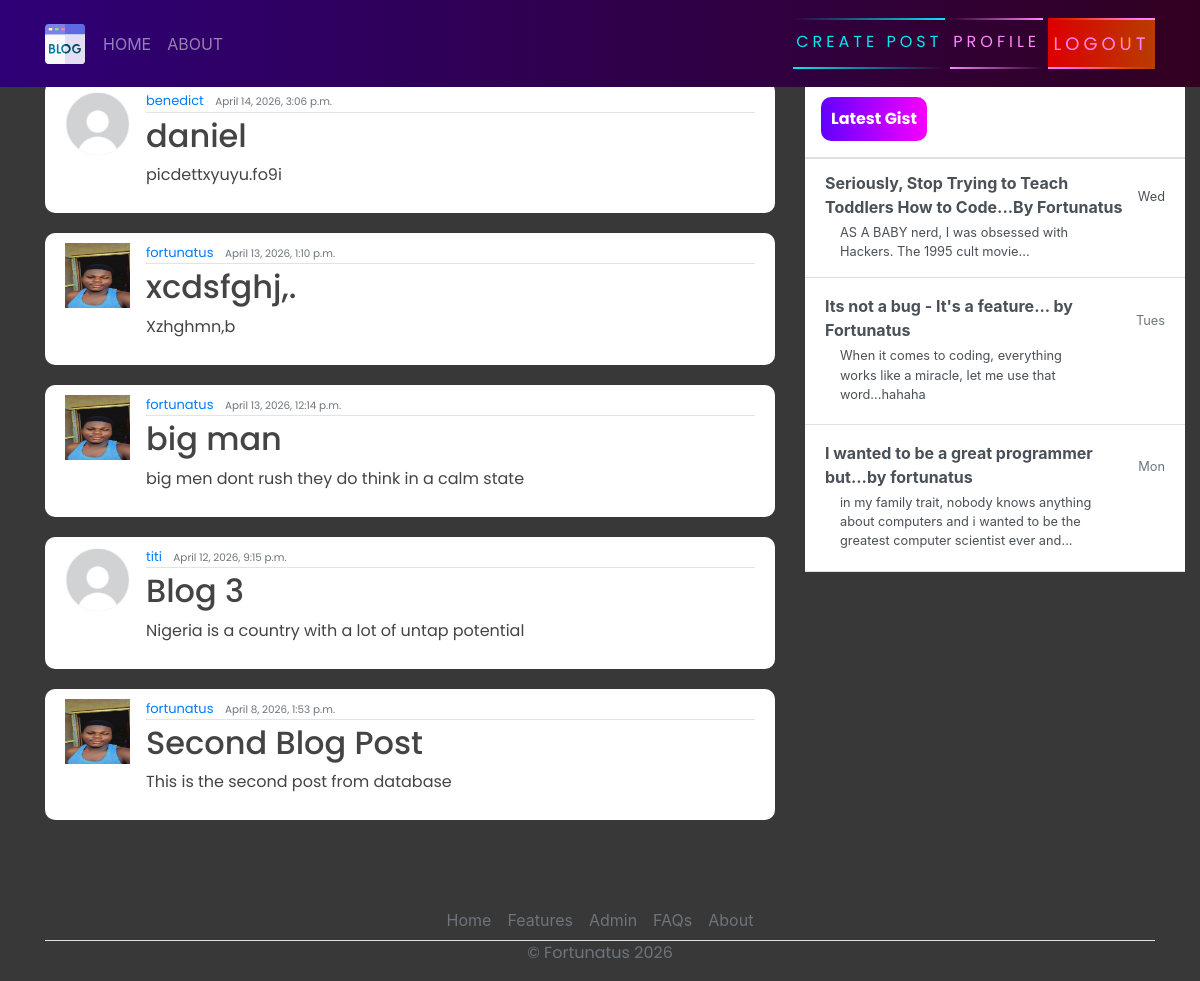
The app's page / (signed in) with its own data.
### blog/models.py (models this page shows, shortened)
class Post(models.Model):
    title = models.CharField(max_length=200)
    content = models.TextField()
    date_posted = models.DateTimeField(default=timezone.now)
    author = models.ForeignKey(User, on_delete=models.CASCADE)

### users/models.py (models this page shows, shortened)
class Profile(models.Model):
    user = models.OneToOneField(User, on_delete=models.CASCADE)
    image = models.ImageField(default='default.jpg', upload_to='profile_pics')

### blog/views.py (the view)
# urls.py: path('', PostListView.as_view(), name="blog-home"),
class PostListView(LoginRequiredMixin, ListView):
    model = Post
    template_name = 'blog/home.html'
    context_object_name = 'posts'
    ordering = ["-date_posted"]

### blog/templates/blog/home.html
{% extends 'blog/base.html' %}
{% block content %}
    {% for posts in posts %}
        <article class="media content-section">
            <img class="rounded-cirlce article-img" src="{{ posts.author.profile.image.url }}" alt="">
            <div class="media-body">
              <div class="article-metadata">
                <a class="mr-2" href="#">{{ posts.author }}</a>
                <small class="text-muted">{{ posts.date_posted }}</small>
              </div>
              <h2><a class="article-title" href="{% url 'blog-detail' posts.id %}">{{ posts.title }}</a></h2>
              <p class="article-content">{{ posts.content }}</p>
            </div>
            <br>
          </article>
    {% endfor  %}
{% endblock content %}

### blog/templates/blog/base.html (shortened to what this page needs)
{% load static %}
<!DOCTYPE html>
<html>
<head>
    <link rel="stylesheet" href="https://maxcdn.bootstrapcdn.com/bootstrap/4.0.0/css/bootstrap.min.css">
    <link rel="stylesheet" href="{% static 'blog/main.css' %}">
</head>
<body>
    <header class="sit e-header">
      <nav class="navbar navbar-expand-md navbar-dark bg-steel fixed-top">
        <div class="container">
          <div class="collapse navbar-collapse" id="navbarToggle">
            <div class="navbar-nav mr-auto">
                {% if user.is_authenticated %}
              <a class="nav-item nav-link" href="{% url 'blog-home' %}">HOME</a>
              <a class="nav-item nav-link" href="{% url 'blog-about' %}">ABOUT</a>
            </div>
            <div class="navbar-nav">
                <a href="{% url 'blog-new' %}" id="auth-links">
                <span></span>
                <span></span>
                Create Post
            </a>
                <a href="{% url 'profile' %}" id="auth-links">
                <span></span>
                <span></span>
                Profile
            </a>
                 <form method="post" action="{% url 'logout' %}" style="display:inline;">
    <button type="submit" id="auth-links">
        <span></span><span></span>
        Logout
    </button>
</form>
                {% endif %}
            </div>
          </div>
        </div>
      </nav>
    </header>
    <main role="main" class="container">
      <div class="row">
          <div class="col-md-8">
          </div>
        <div class="col-md-8">
           {% block content %}{% endblock %}
        </div>
        <div class="col-md-4">
          <div class="content-sectionw">
            <div class="d-flex flex-column align-items-stretch flex-shrink-0 bg-white" style="width: 380px;" style="padding-top: 120px;">
                <a id="list-group" style="text-decoration: none;" href="" class="d-flex align-items-center flex-shrink-0 p-3 link-dark text-decoration-none border-bottom">
                  <span class="fs-5 fw-semibold" id="gist-btn">Latest Gist</span>
                </a>
                <div class="list-group list-group-flush border-bottom scrollarea">
                  <a href="#" class="list-group-item list-group-item-action  lh-tight" aria-current="true">
                    <div class="d-flex w-100 align-items-center justify-content-between">
                      <strong class="mb-1">Seriously, Stop Trying to Teach Toddlers How to Code...By Fortunatus
                    </strong>
                      <small>Wed</small>
                    </div>
                    <div class="col-10 mb-1 small">AS A BABY nerd, I was obsessed with Hackers. The 1995 cult movie... </div>
                  </a>
                  <a href="#" class="list-group-item list-group-item-action py-3 lh-tight">
                    <div class="d-flex w-100 align-items-center justify-content-between">
                      <strong class="mb-1">Its not a bug - It's a feature... by Fortunatus</strong>
                      <small class="text-muted">Tues</small>
                    </div>
                    <div class="col-10 mb-1 small">When it comes to coding, everything works like a miracle, let me use that word...hahaha</div>
                  </a>
                  <a href="#" class="list-group-item list-group-item-action py-3 lh-tight">
                    <div class="d-flex w-100 align-items-center justify-content-between">
                      <strong class="mb-1">I wanted to be a great programmer but...by fortunatus</strong>
                      <small class="text-muted">Mon</small>
                    </div>
                    <div class="col-10 mb-1 small">in my family trait, nobody knows anything about computers and i wanted to be the greatest computer scientist ever and...</div>
                  </a>
                </div>
              </div>
          </div>
        </div>
      </div>
        <footer class="" >
          <ul class="nav justify-content-center border-bottom"  style="margin-top: 60px;">
            <li class="nav-item"><a href="#" class="nav-link px-2 text-muted">Home</a></li>
            <li class="nav-item"><a href="#" class="nav-link px-2 text-muted">Features</a></li>
            <li class="nav-item"><a href="admin/" class="nav-link px-2 text-muted">Admin</a></li>
            <li class="nav-item"><a href="#" class="nav-link px-2 text-muted">FAQs</a></li>
            <li class="nav-item"><a href="#" class="nav-link px-2 text-muted">About</a></li>
          </ul>
          <p class="text-center text-muted">&copy; Fortunatus 2026</p>
        </footer>
    </main>
</body>
</html>

### blog/static/blog/main.css (style rules this page uses)
body { background-color: rgb(56, 56, 56); margin-top: 5rem; background-size: contain; background-repeat: no-repeat; }
h1, h2, h3, h4, h5, h6, p { color: #444444; font-family: 'Poppins', sans-serif; }
ul { margin: 0; }
.bg-steel { background: linear-gradient(270deg, rgb(49, 0, 33) 0%, rgb(46, 0, 119) 100%); }
.content-section { background: #ffffff; padding: 10px 20px; border-radius: 10px; margin-bottom: 20px; }
.article-title { color: #444444; }
.article-content { white-space: pre-line; }
.article-img { height: 65px; width: 65px; margin-right: 16px; }
.article-metadata { font-family: 'Poppins', sans-serif; padding-bottom: 1px; margin-bottom: 4px; font-size: 13px; border-bottom: 1px solid #e3e3e3 }
svg { width: 50px; height: 50px; }
#auth-links { font-family: 'Poppins', sans-serif; position: relative; display: inline-block; padding: 12px 3px; margin: 10px 0; color: #03e9f4; text-decoration: none; text-transform: uppercase; transition: 0.5s; letter-spacing: 4px; overflow: hidden; margin-right: 5px; }
#auth-links:nth-child(2) { filter: hue-rotate(110deg); }
#auth-links span { position: absolute; display: block; }
#auth-links span:nth-child(1) { top: 0; left: 0; width: 100%; height: 2px; background: linear-gradient(90deg,transparent,#03e9f4); animation: animate1 1s linear infinite; }
#auth-links span:nth-child(3) { bottom: 0; right: 0; width: 100%; height: 2px; background: linear-gradient(270deg,transparent,#03e9f4); animation: animate3 1s linear infinite; animation-delay: 0.50s; }
#gist-btn { color: black; background: linear-gradient(270deg, rgb(247, 0, 255) 0%, rgb(98, 0, 255) 100%); padding: 10px; color: white; font-family: 'Poppins', sans-serif; font-weight: bold; border-radius: 10px; }
button { font-family: 'Poppins', sans-serif; border: none; outline: 0; display: inline-block; padding: 8px; color: white; background-color: #000; text-align: center; cursor: pointer; width: 100%; font-size: 18px; transition: 1s; background: linear-gradient(270deg, rgb(247, 0, 255) 0%, rgb(98, 0, 255) 100%); }

### records on screen
Post: author.profile.image (placeholder picture), author "benedict", date_posted "April 14, 2026, 3:06 p.m.", title "daniel", content "picdettxyuyu.fo9i"
Post: author.profile.image (picture), author "fortunatus", date_posted "April 13, 2026, 1:10 p.m.", title "xcdsfghj,.", content "Xzhghmn,b"
Post: author.profile.image (picture), author "fortunatus", date_posted "April 13, 2026, 12:14 p.m.", title "big man", content "big men dont rush they do think in a calm state"
Post: author.profile.image (placeholder picture), author "titi", date_posted "April 12, 2026, 9:15 p.m.", title "Blog 3", content "Nigeria is a country with a lot of untap potential"
Post: author.profile.image (picture), author "fortunatus", date_posted "April 8, 2026, 1:53 p.m.", title "Second Blog Post", content "This is the second post from database"
